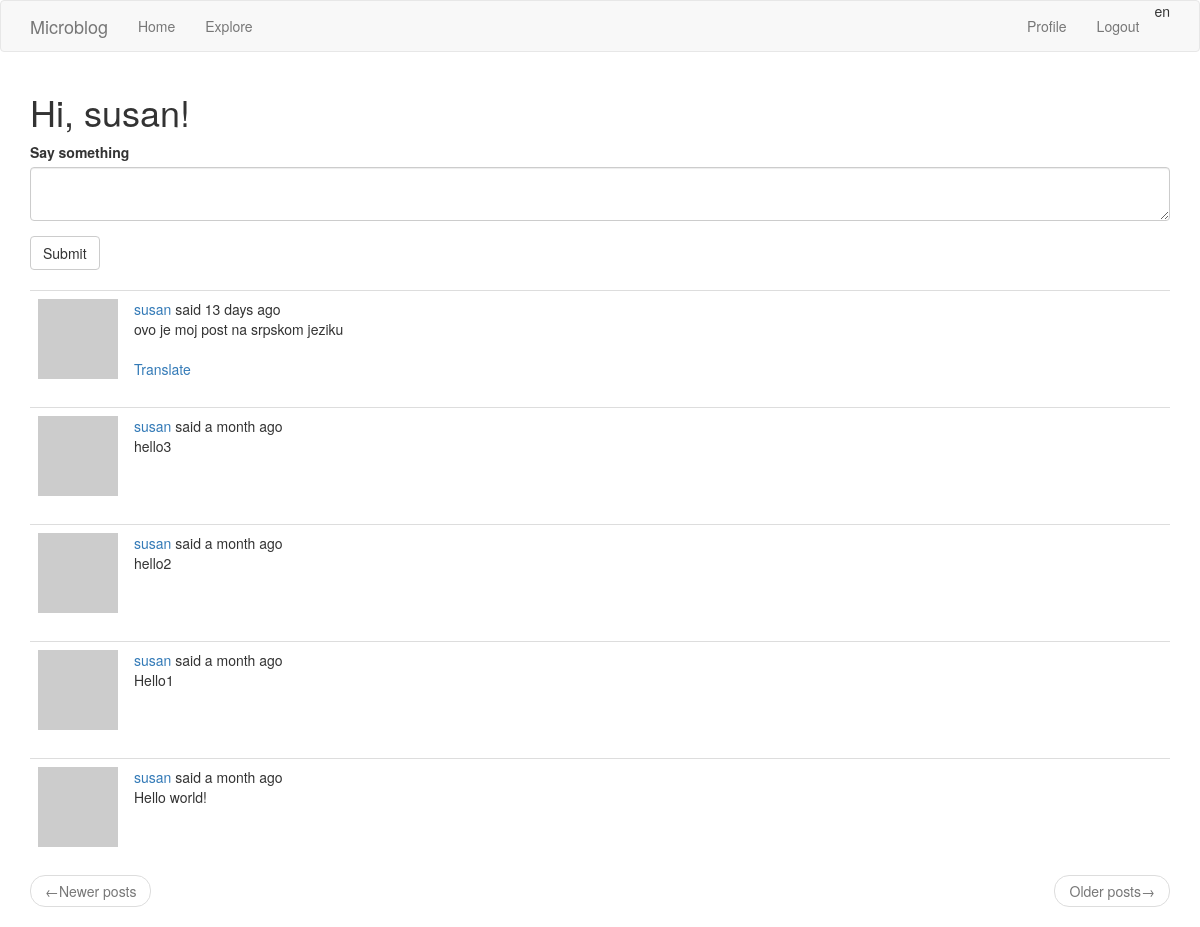
Before: /index (signed in) with the older database file.
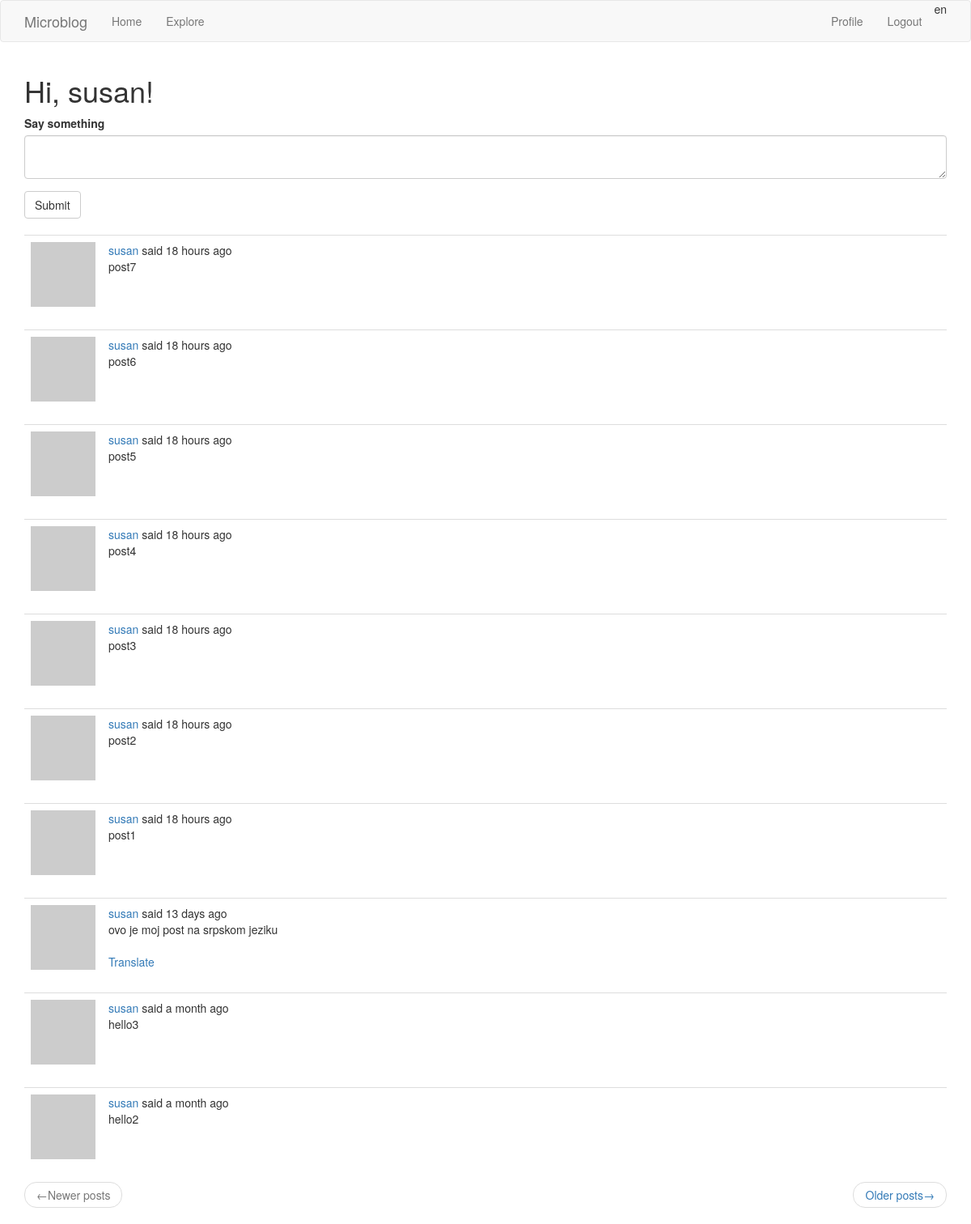
After: the same page with the newer database file.
### app1/models.py (models this page shows, shortened)
class Post(db.Model):
    id = db.Column(db.Integer, primary_key=True)
    body = db.Column(db.String(140))
    timestamp = db.Column(db.DateTime, index=True, default=datetime.utcnow)
    user_id = db.Column(db.Integer, db.ForeignKey('user.id'))
    language = db.Column(db.String(5))

### app1/main/routes.py (the view, shortened to what this page needs)
@bp.route('/', methods=['GET', 'POST'])
@bp.route('/index', methods=['GET', 'POST'])
@login_required
def index():
    form = PostForm()
    page = request.args.get('page', 1, type=int)
    posts = current_user.followed_posts().paginate(
        page, current_app.config['POSTS_PER_PAGE'], False)
    next_url = url_for('main.index', page=posts.next_num) \
        if posts.has_next else None
    prev_url = url_for('main.index', page=posts.prev_num) \
        if posts.has_prev else None
    return render_template('main/index.html', title=_('Home'), form=form,
                           posts=posts.items, next_url=next_url,
                           prev_url=prev_url)

### app1/main/forms.py
class PostForm(FlaskForm):
    post = TextAreaField(_l('Say something'), validators=[DataRequired(), Length(min=1, max=140)])
    submit = SubmitField(_l('Submit'))

### app1/main/routes.py (called while the page is built)
@bp.before_app_request
def before_request():
    if current_user.is_authenticated:
        current_user.last_seen = datetime.utcnow()
        db.session.commit()
    g.locale = str(get_locale())

### app1/models.py (called while the page is built)
@login.user_loader
def load_user(id):
    return User.query.get(int(id))

    def avatar(self, size):
        digest = md5(self.email.lower().encode('utf-8')).hexdigest()
        return 'https://www.gravatar.com/avatar/{}?d=identicon&s={}'.format(digest, size)

    def followed_posts(self):
        followed = Post.query.join(
            followers, followers.c.followed_id == Post.user_id).filter(
                followers.c.follower_id == self.id)
        return followed.union(self.posts).order_by(Post.timestamp.desc())

### app1/templates/main/index.html
{% extends "main/base.html" %}
{% import 'bootstrap/wtf.html' as wtf %}
{% block app_content %}
        <h1>{{ _('Hi, %(username)s!', username=current_user.username) }}</h1>
        {% if form %}
            {{ wtf.quick_form(form) }}
            <br>
        {% endif %}
        {% for post in posts %}
        	{% include "main/_post.html" %}
        {% endfor %}
        <nav aria-label="...">
                <ul class="pager">
                    <li class="previous{% if not prev_url %} disabled{% endif %}">
                        <a href="{{ prev_url or '#' }}">
                            <span aria-hidden="true">&larr;</span>{{ _('Newer posts') }}
                        </a>
                    </li>
                    <li class="next{% if not next_url %} disabled{% endif %}">
                        <a href="{{ next_url or '#' }}">
                             {{ _('Older posts') }}<span aria-hidden="true">&rarr;</span>
                        </a>
                    </li>
                </ul>
        </nav>
{% endblock %}}

### app1/templates/main/_post.html (shortened to what this page needs)
<table class="table table-hover">
    <tr>
        <td width="70px">
            <a href="{{ url_for('main.user', username=post.author.username) }}">
                <img src="{{ post.author.avatar(70) }}" />
            </a>
        </td>
        <td>
            {{ _('%(username)s said %(when)s',
                username=user_link, when=moment(post.timestamp).fromNow()) }}
            <br>
            <span id="post{{ post.id }}">{{ post.body }}</span>
            <br><br>
             {% if post.language and post.language != g.locale %}
                <span id="translation{{ post.id }}">
                    <a href="javascript:translate_js(
                                '#post{{ post.id }}',
                                '#translation{{ post.id }}',
                                '{{ post.language }}',
                                '{{ g.locale }}');">{{ _('Translate') }}</a>
                </span>
             {% endif %}
        </td>
    </tr>
</table>

Changed rows visible on the page:
no longer on this page (row unchanged): Post: body "Hello1"
no longer on this page (row unchanged): Post: body "Hello world!"
added Post: body "post7"
added Post: body "post6"
added Post: body "post5"
added Post: body "post4"
added Post: body "post3"
added Post: body "post2"
added Post: body "post1"
